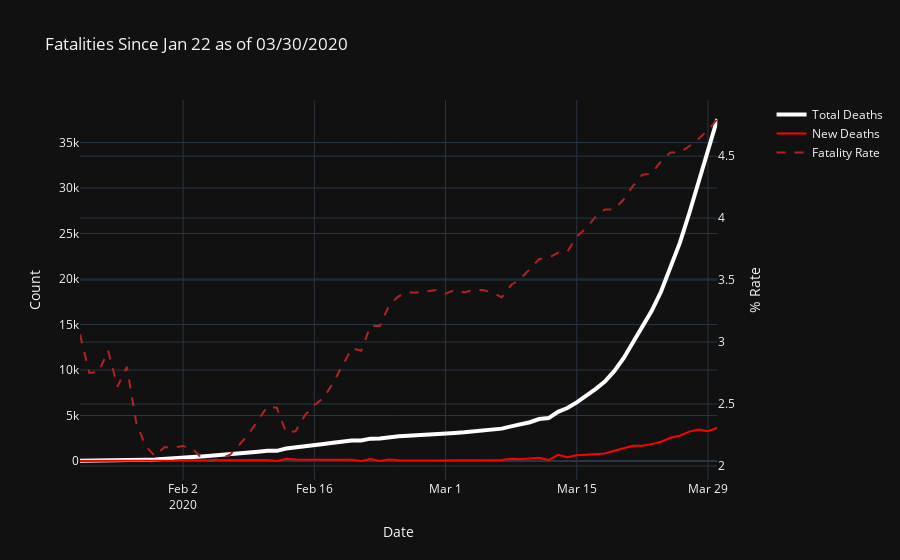

This figure's notebook cell:
### Code cell
fig = go.Figure()

# Create figure with secondary y-axis
fig = make_subplots(specs=[[{"secondary_y": True}]])


fig.add_trace(go.Scatter(x=world_graph['Date'], y=world_graph['Total Deaths'],
                    mode='lines',
                    name='Total Deaths',
                    line = dict(color='white', width=4),
                    hovertemplate =
                    '<i>Count</i>: %{y}'+
                    '<br><b>Date</b>: %{x}<br>',                    
                    showlegend = True),
                    secondary_y = False)
fig.add_trace(go.Scatter(x=world_graph['Date'], y=world_graph['New Deaths'],
                    mode='lines',
                    name='New Deaths',
                    line = dict(color='red'),
                    hovertemplate =
                    '<i>Count</i>: %{y}'+
                    '<br><b>Date</b>: %{x}<br>',                    
                    showlegend = True),
                    secondary_y = False)
fig.add_trace(go.Scatter(x=world_graph['Date'], y=world_graph['Fatality Rate'],
                    name='Fatality Rate',
                    line = dict(color='firebrick',dash='dash')),
                    secondary_y = True)

fig.update_layout(template='plotly_dark', title = 'Fatalities Since Jan 22 as of {}'.format(latest))

# Set x-axis title
fig.update_xaxes(title_text="Date")

# Set y-axes titles
fig.update_yaxes(title_text="Count", secondary_y=False)
fig.update_yaxes(title_text="% Rate", secondary_y=True)


fig.show()
